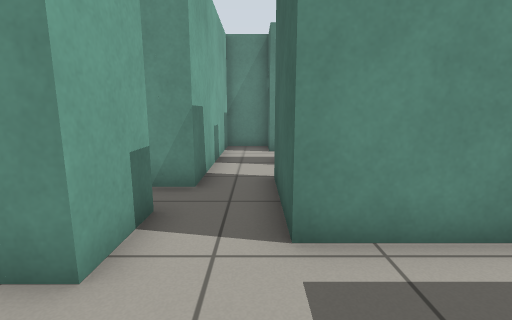
view 1 (above)

19 first-person views from a walk through a Gazebo world. The camera is 0.83 m above the floor, tilts 10° down and sees 85° across. The lines on the ground mark 1 m squares. The floor is counted in squares, 0.5 m on a side. Each view is taken from the middle of a square. On the plan, view 1 faces up. The plan holds only what a view shows up to about 15 squares ahead; the rest is blank.

view 2
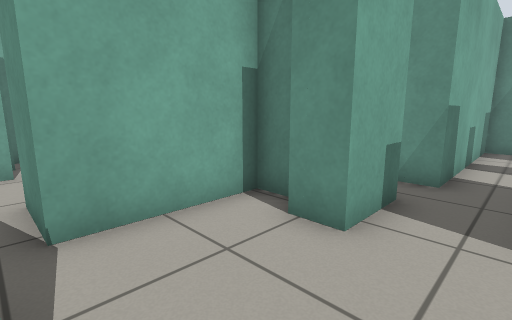

view 3
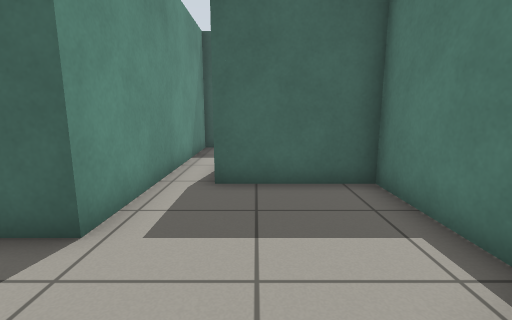

view 4
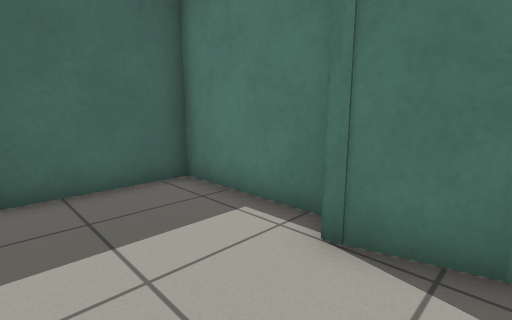

view 5
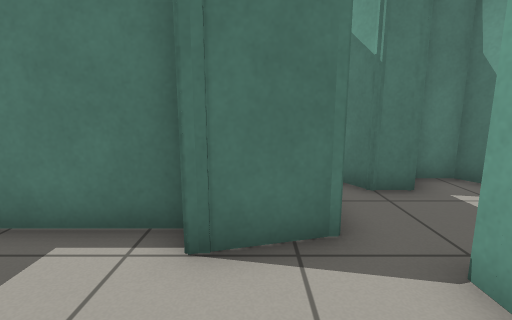

view 6
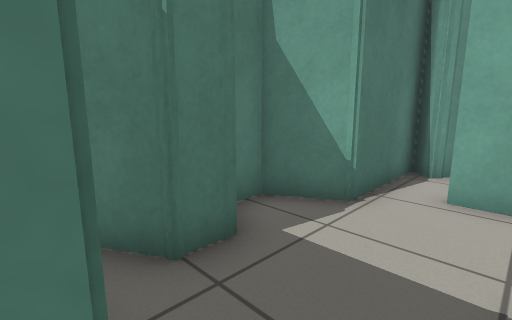

view 7
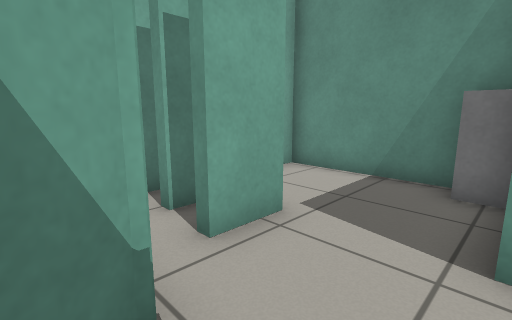

view 8
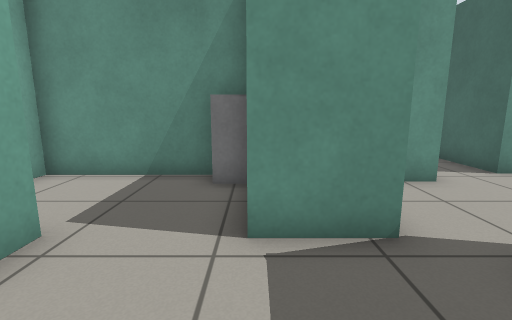

view 9
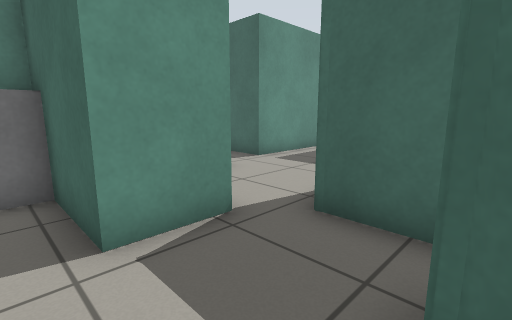

view 10
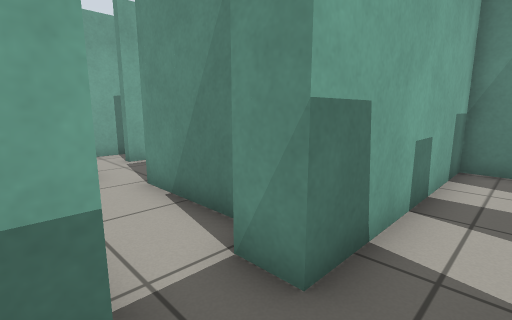

view 11
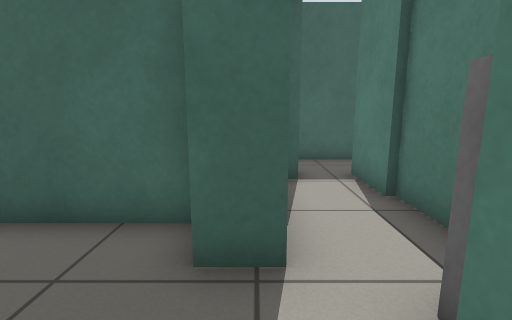

view 12
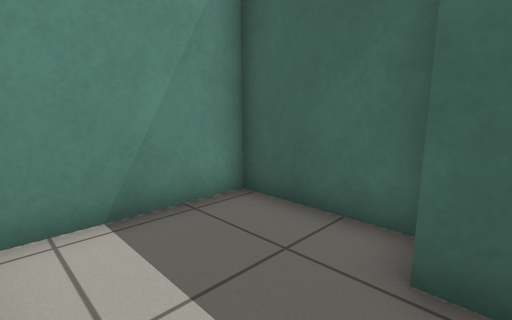

view 13
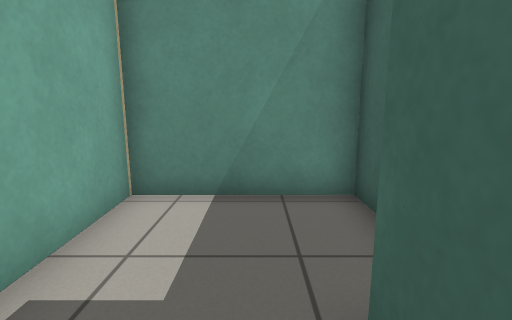

view 14
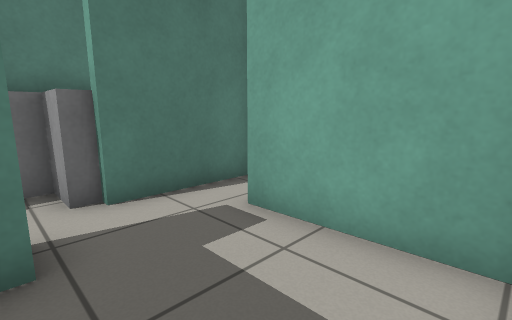

view 15
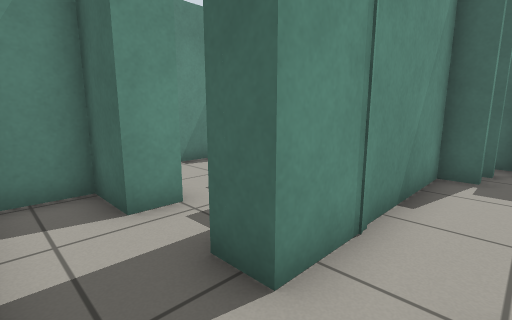

view 16
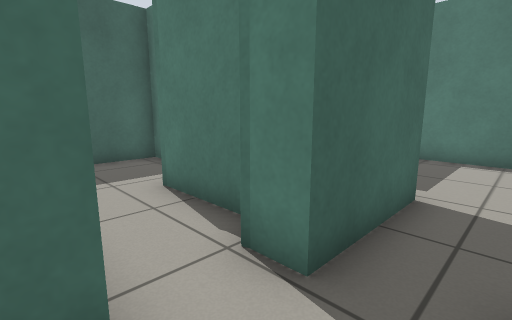

view 17
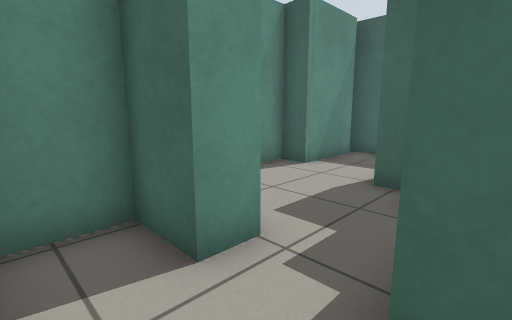

view 18
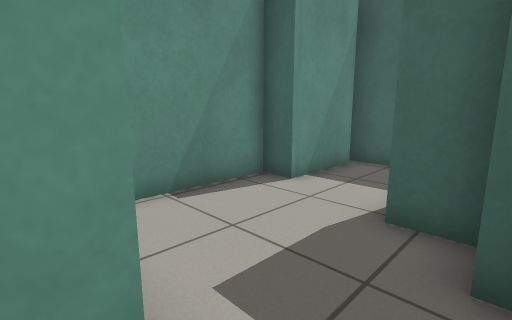

view 19
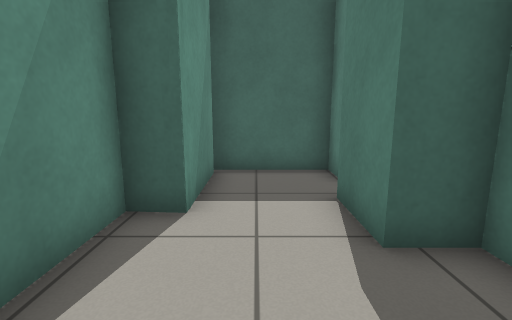

### Floor plan
Points are (right, up) in squares from view 1. A wall is a line through its corners. A room is listed if a view was taken in it or the views show most of it. See-through windows are left out.
Room 1 (views 1, 2, 3, 4, 5, 6)
walls: (-1, -1.8) (3.2, -1.8) (3.2, 2); (-1.7, 3.5) (-1.7, 2.5) (-2.8, 2.5); (-3.1, -1.5) (-1.2, -1); (-3.3, 3.3) (-4.1, 3.3) (-4.1, -0.5); (5.4, 3.3) (0.5, 3.3)
ways out: opening at (-3, -1) to room 2; opening at (-0.5, 4) to room 3; opening at (6, 3)
Room 2 (views 7, 8, 9)
walls: (-4.1, -0.5) (-6.2, -0.5) (-6.2, 2.5); (-7.8, -3.3) (-6.9, -4.8) (-5.9, -4.8); (-9, -0.4) (-8.9, -2); (-5.5, -4.1) (-5.3, -3.7) (-4.4, -3.7) (-3.9, -4.6); (-3.1, -3.4) (-3.1, -1.5); (-6.4, 3.3) (-8.6, 3.3)
ways out: opening at (-3, -1) to room 1; opening at (-9.5, 1) to room 8
Room 3 (view 10)
walls: (-5.6, 4.3) (-3.6, 4.3); (-3.8, 4.5) (-1.7, 4.5) (-1.7, 3.5); (-3.1, 6.7) (-6.2, 6.7); (-8.1, 3.5) (-6.5, 3.5); (-1.3, 6) (-2.4, 6); (0.5, 3.3) (0.5, 5.5)
ways out: opening at (-0.5, 4) to room 1; opening at (-7, 6) to room 4; opening at (-0.5, 6) to room 5
objects: grey box (-8, 5) to (-7, 5); grey box (-7, 2) to (-6, 4)
Room 4 (views 11, 12, 13, 14)
walls: (-6.2, 6.7) (-6.2, 7.8); (-5, 7.9) (-5, 11.4) (-9.5, 11.4) (-9.3, 7.4); (-11.2, 8.1) (-11.2, 6.9); (-11, 5.8) (-7.4, 5.8)
ways out: opening at (-7, 6) to room 3
Room 5 (view 15)
walls: (2.1, 6.1) (4.8, 6.1); (6.9, 7.7) (6.9, 8.5) (0.8, 8.5); (0.5, 5.5) (0.5, 6.8) (1.5, 6.8); (8.1, 4.5) (8.7, 4.5) (8.7, 6.6); (9.4, 7.3) (9.4, 7.8); (-1.3, 8.5) (-1.3, 6)
ways out: opening at (-0.5, 6) to room 3; opening at (-0.5, 9) to room 6
Room 6 (views 16, 17)
walls: (0.5, 11.4) (0.5, 13.2) (-1.3, 13.2) (-1.3, 8.5); (0.8, 8.5) (0.8, 9.6)
ways out: opening at (-0.5, 9) to room 5; opening at (1, 10.5) to room 7
Room 7 (views 18, 19)
walls: (4.8, 10.2) (5.2, 10.2) (5.2, 11.4) (7.2, 11.4); (1.6, 11.4) (0.5, 11.4); (8.8, 10.9) (9.8, 10.9) (9.8, 14.4); (9.5, 14.1) (6.4, 14.1) (6.4, 15.2) (2.9, 15.2)
ways out: opening at (1, 10.5) to room 6
Room 8 (no view inside)
walls: (-10.2, -0.3) (-10.2, -2); (-11.5, -0.1) (-11.5, -1.8); (-8.6, 3.3) (-11.5, 3.3); (-11.1, -2.5) (-10.8, -2.7); (-11.4, -2.4) (-10.8, -2.7); (-11.4, -3.3) (-7.8, -3.3)
ways out: opening at (-9.5, 1) to room 2

Where each view was taken, in squares from view 1:
view 1: 0 up, 0 right, facing up
view 2: 1 down, 0 right, facing up-left
view 3: 1 up, 3 left, facing right
view 4: 2 up, 3 left, facing down-right
view 5: 2 up, 2 left, facing down
view 6: 1 down, 3 left, facing down-left
view 7: 4 down, 6 left, facing up-left
view 8: 4 down, 6 left, facing up
view 9: 4 down, 7 left, facing up-right
view 10: 4 up, 0 right, facing up-left
view 11: 7 up, 9 left, facing right
view 12: 7 up, 9 left, facing up-right
view 13: 6 up, 7 left, facing up
view 14: 11 up, 6 left, facing down-left
view 15: 7 up, 1 left, facing up-right
view 16: 9 up, 1 left, facing down-right
view 17: 9 up, 1 left, facing up-right
view 18: 10 up, 1 right, facing up-right
view 19: 13 up, 2 right, facing right
